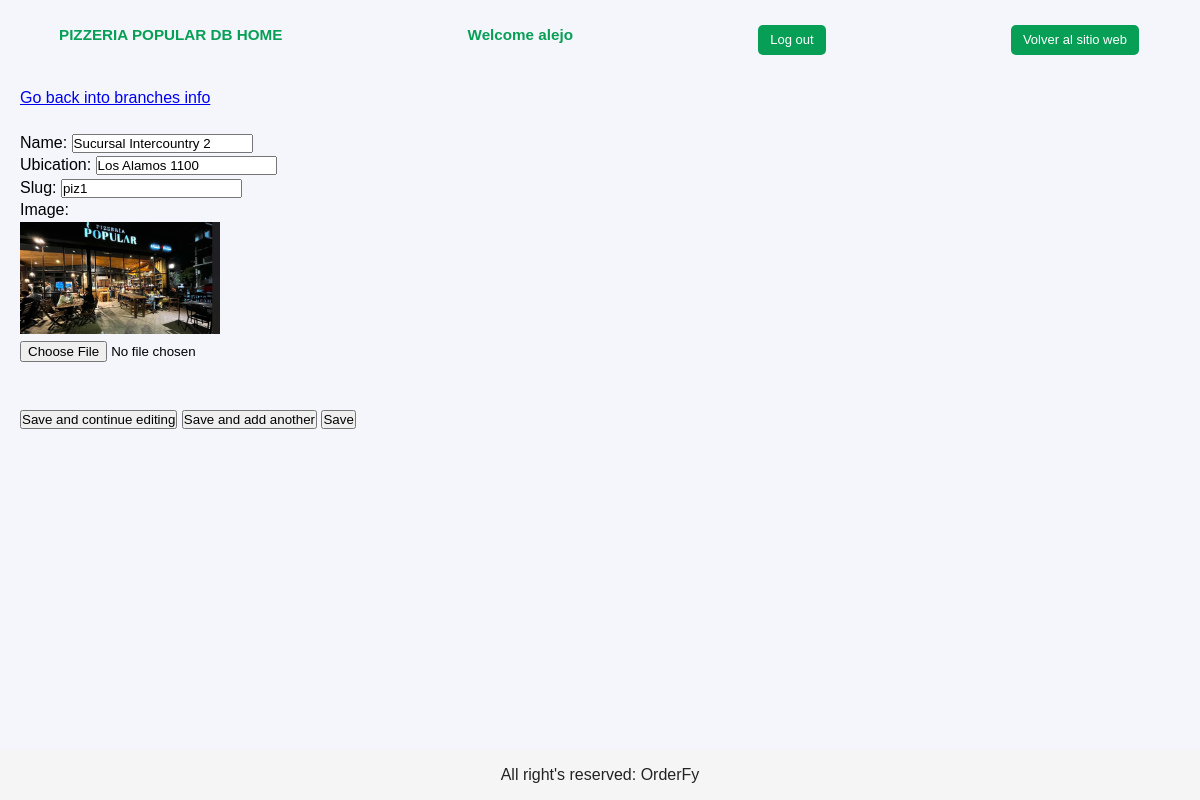
The page /database/pizzeria_popular/edit_branch/piz1/ (signed in) on the database its author committed.
### restaurants/models.py (models this page shows, shortened)
class Restaurant(models.Model):
    def get_upload_to_path_logo(self, filename):
        return f'{self.slug}/logo/{filename}'
    def get_upload_to_path_image(self, filename):
        return f'{self.slug}/image/{filename}'
    id= models.AutoField(primary_key=True)
    name= models.CharField(max_length=80)
    slug= models.SlugField(max_length=20, unique=True)
    description= models.TextField(max_length=1000, blank=True, null=True)
    logo= models.ImageField(upload_to=get_upload_to_path_logo, default="default_restaurant_logo.png")
    image= models.ImageField(upload_to=get_upload_to_path_image, default="default_restaurant_image.png")
    primary_color= models.CharField(max_length=7, validators=[functions.validate_color_hex])
    secondary_color= models.CharField(max_length=7, validators=[functions.validate_color_hex])
    q_branches= models.PositiveSmallIntegerField(default=1, validators=[functions.validate_not_zero])
    created= models.DateTimeField(auto_now_add= True)
    updated= models.DateTimeField(auto_now= True)
    class Meta:
        verbose_name=  "Restaurant"
        verbose_name_plural= "Restaurants"

class Branch(models.Model):
    def get_upload_to_path_image(self, filename):
        return f'{self.restaurant.slug}/image/{self.slug}/{filename}'
    restaurant= models.ForeignKey(Restaurant, on_delete=models.CASCADE)
    id = models.AutoField(primary_key=True)
    name= models.CharField(max_length= 100)
    ubication= models.CharField(max_length= 200, default='unknown')
    slug= models.SlugField(max_length=20, unique=True)
    image= models.ImageField(upload_to=get_upload_to_path_image, default= "default_branch.png")
    created= models.DateTimeField(auto_now_add= True)
    updated= models.DateTimeField(auto_now= True)
    class Meta:
        verbose_name=  "Branch"
        verbose_name_plural= "Branches"

### access_user/models.py (models this page shows)
class CustomUser(AbstractUser):
    restaurant= models.ForeignKey(Restaurant, on_delete=models.CASCADE, blank=True, null=True)

### access_user/views/edit_db.py (the view, shortened to what this page needs)
# urls.py: path('<str:restaurant_slug>/edit_branch/<str:branch_slug>/', login_required(edit_db.edit_branch), name='edit_branch'),
@login_required
def edit_branch(request, restaurant_slug, branch_slug):
    restaurant= functions.get_restaurant(restaurant_slug)
    if not restaurant: return HttpResponseNotFound("Cannot find restaurant named '" + restaurant_slug + "'")
    answer= functions.check_user(request, restaurant)
    if answer== "no_access": return HttpResponseForbidden(f'Your user, {request.user.username}, has not access to {restaurant.name}`s DataBase')
    branch= functions.get_branch(branch_slug)
    if not branch: return HttpResponseNotFound("Cannot find branch named '" + branch_slug + "'")
    params={
        "restaurant": restaurant,
        "branch": branch,
    }
    return render(request, 'access_user/edit/edit_branch.html', params)

### access_user/functions.py (called while the page is built)
def check_user(request, restaurant):
    if not request.user.is_superuser:
        users= CustomUser.objects.filter(restaurant=restaurant)
        if request.user not in users: return "no_access"
        return None

def get_restaurant(restaurant_slug):
    try:
        restaurant= Rmodels.Restaurant.objects.get(slug= restaurant_slug)
        return restaurant
    except ObjectDoesNotExist:
        return None

def get_branch(branch_slug):
    try:
        branch= Rmodels.Branch.objects.get(slug= branch_slug)
        return branch
    except ObjectDoesNotExist:
        return None

### templates/access_user/edit/edit_branch.html (shortened to what this page needs)
{% extends 'access_user/base.html' %}
{% block content %}
    <a href="{% url 'db_branches' restaurant.slug %}"> Go back into branches info </a>
    <br><br>
    <form method="post" enctype="multipart/form-data">
        <label for="name">Name:</label>
        <input type="text" id="name" name="name" placeholder="Name" value="{{ branch.name }}" required>
        <br>
        <label for="ubication">Ubication:</label>
        <input type="text" id="ubication" name="ubication" placeholder="Ubication" value="{{ branch.ubication }}" required>
        <br>
        <label for="slug">Slug:</label>
        <input type="text" id="slug" name="slug" placeholder="Slug" value="{{ branch.slug }}" required>
        <br>
        <label for="image">Image:</label>
        <br>
        <img src="{{ branch.image.url }}" alt="{{ branch.image.url }}">
        <br>
        <input type="file" id="image" name="image" accept=".jpg, .jpeg, .png, .gif, .bmp, .avif">
        <br> <br>
        <br>
        <button type="submit" name="action" value="save_and_continue_editing">Save and continue editing</button>
        <button type="submit" name="action" value="save_and_add_another">Save and add another</button>
        <button type="submit" name="action" value="save">Save</button>
    </form>
{% endblock %}

### templates/access_user/base.html (shortened to what this page needs)
<!DOCTYPE html>
<html lang="en">
{% load static %}
<head>
    <link rel="stylesheet" href="{% static 'css/database/base.css' %}">
    <link rel="stylesheet" href="{% static 'css/restaurants/restaurants.css' %}">
</head>
<body>
    <section class="section">
        <header class="orderfy">
            <h3> {{ restaurant.name | upper }} DB HOME </h3>
            <h3> Welcome {{ user.username }} </h3>
            <a href="{% url 'db_logout' restaurant.slug %}" class="botres"> Log out </a>
            <a href="{% url 'restaurant' restaurant.slug %}" class="botres"> Volver al sitio web </a>
        </header>
        <br><br><br>
        {% block content %} {% endblock %}
        <footer class="footer">
            <p class="center-content"> All right's reserved: OrderFy </p>
        </footer>
    </section>
</body>
</html>

### static/css/database/base.css (style rules this page uses)
img { width: 200px; }
:root { --background: #F4F6FC; --backsec1: #e7e9ef; --backsec2: #F4F6FC; --logoGreen: #079F56 ; --letras: #232323; --botones: #d3d0d0; }
.footer { position: fixed; bottom: 0; left: 0; right: 0; width: 100%; height: 50px; background-color: #f5f5f5; text-align: center; line-height: 50px; }

### static/css/restaurants/restaurants.css (style rules this page uses)
:root { --background: #F4F6FC; --backsec1: #e7e9ef; --backsec2: #F4F6FC; --logoGreen: #079F56 ; --letras: #232323; --botones: #d3d0d0; }
* { margin: 0; padding: 0; box-sizing: border-box; }
body { font-family: 'Arial', sans-serif; line-height: 1.4; background-color: var(--background); }
.section { background-color: var(--background); padding: 20px; }
header { position: fixed; top: -1px; left: -1px; right: -1px; padding: 1rem 5%; display: flex; align-items: center; justify-content: space-between; z-index: 1000; background-color: var(--background); }
.center-content { width: 100%; display: flex; justify-content: center; }
.orderfy { font-size: 13px; text-align: center; background-color: var(--background); color: var(--logoGreen); width: 100%; }
p { color: var(--letras); }
.botres { display: inline-block; padding: 6px 12px; background-color: var(--logoGreen); color: white; text-decoration: none; border-color: var(--logoGreen); border-radius: 5px; margin-top: 10px; transition: background-color 0.3s; }

### rows shown on the page
Restaurant: name "PIZZERIA POPULAR"
CustomUser: username "alejo"
Branch: name "Sucursal Intercountry 2", ubication "Los Alamos 1100", slug "piz1", image (picture)
